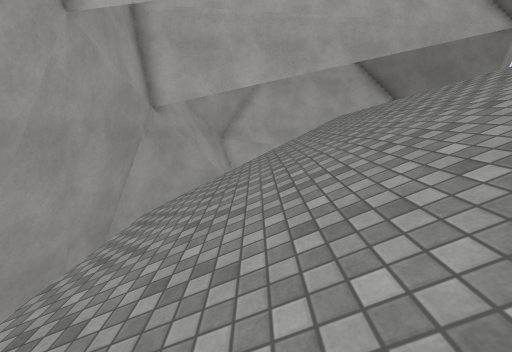
view 1 (above)

14 first-person views from a walk through a scene from a Unity 3-D project. The camera is 1.4 m above the floor, tilts 10° down and sees 90° across. The floor is counted in squares, 1 m on a side. Each view is taken from the middle of a square. On the plan, view 1 faces up. The plan holds only what a view shows up to about 13 squares ahead; the rest is blank. The place goes on beyond the plan. Surface patterns are stand-ins for the level's own textures.

view 2
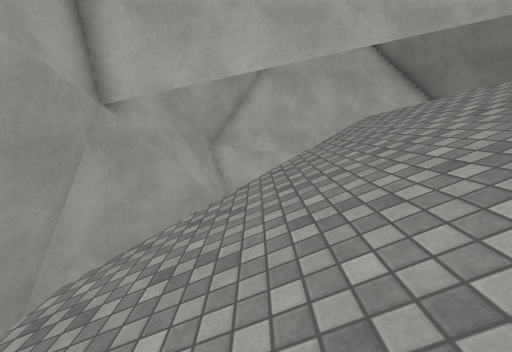

view 3
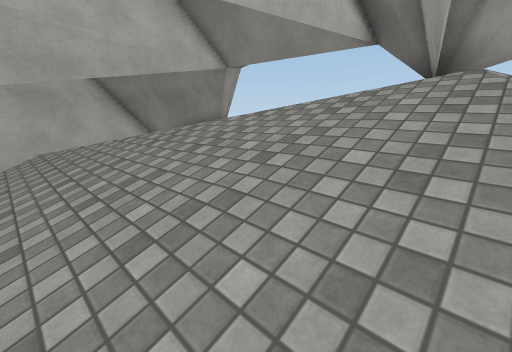

view 4
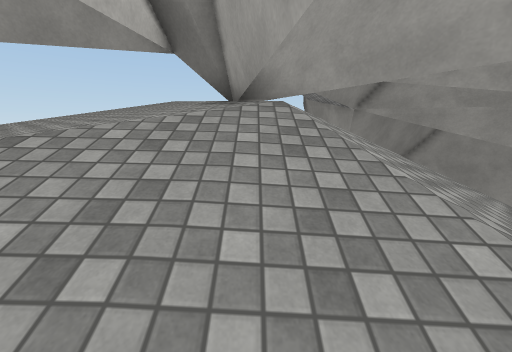

view 5
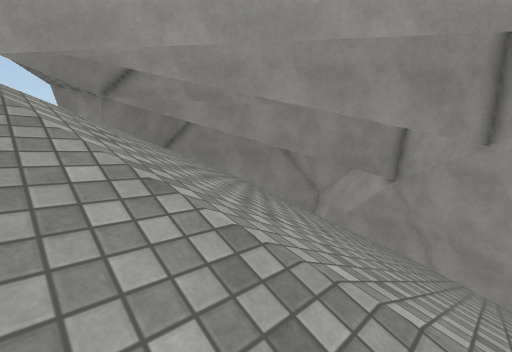

view 6
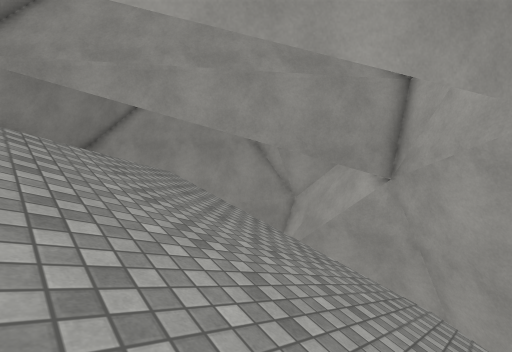

view 7
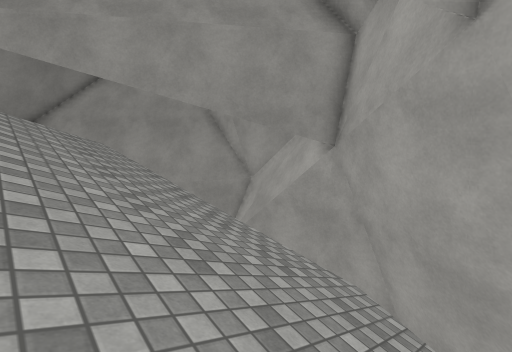

view 8
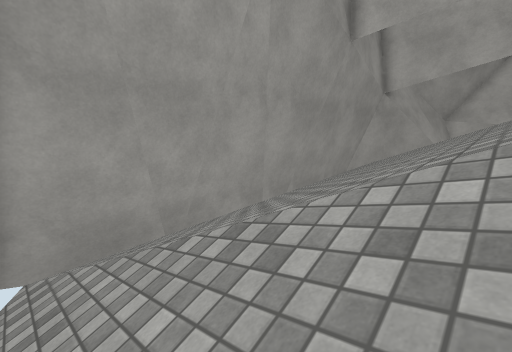

view 9
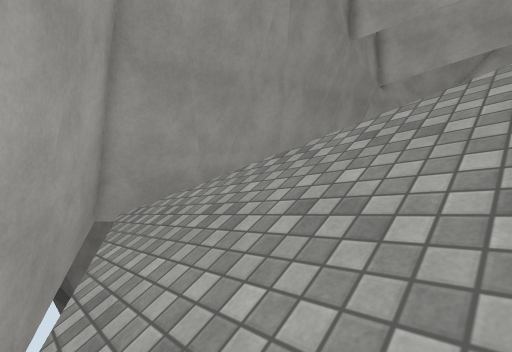

view 10
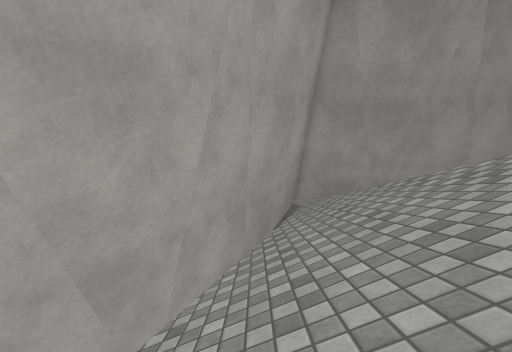

view 11
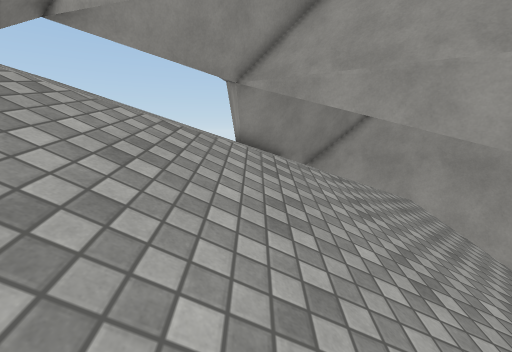

view 12
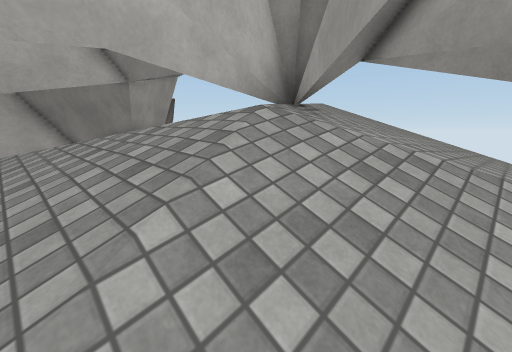

view 13
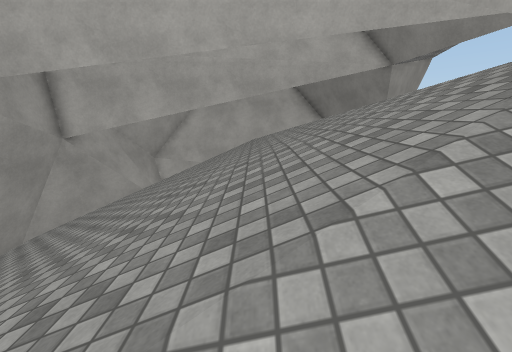

view 14
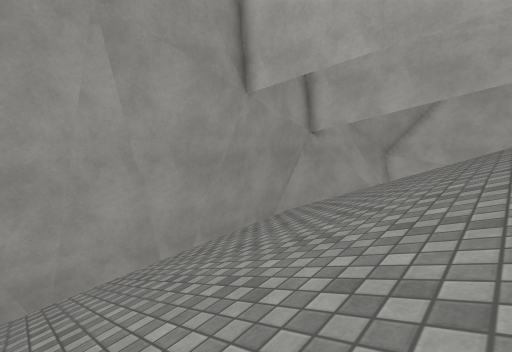

### Floor plan
Key: @ floor where view 1 was taken; # wall or solid block; . main floor; : floor 0.5 m higher than the main floor; - floor 0.5 m lower than the main floor; _ floor 0.75 m lower than the main floor; < floor 1.25 m lower than the main floor; ( floor 3.25 m lower than the main floor; / step, stairs or slope; = window, fence, low wall or low ledge; v drop or lower ground.
Columns run from 5 left of view 1 to 19 right of it. Each row starts with its distance up from view 1.
 16         #######
 15      ####==vv##
 14    ####vvv   v#
 13    #vvv       ####
 12    #v   v/    ###
 11   ##   v//     #
 10  ##   ////#
  9  #  v//////    _--.
  8  # v///////<  _#-....
  7  #v/////////___-#...:
  6  #//////////__--#..::
  5  #//////////#####   ///
  4 ##///////////--##  ////
  3 ##/////////########///
  2 #v////////////#####///
  1 #////////////####//#//
  0 #////@//////#//#//////
 -1 #//////////////////  ####
 -2 #//////////////////  ###
 -3 #//////////////////   ##
 -4 #//////////////////   v##
 -5 ###////////////////    ##
 -6  ###v//////////////   v(#
 -7    ###v///////////v  vv=#
 -8      ###v////vv     vv=##
 -9        ##vv       vvv=##
-10         ###v   v vvv=##
-11           ####vvvvv=##

Positions as (right, up) in squares from view 1, and headings:
1: (0, 0), facing up
2: (0, 3), facing up
3: (3, 2), facing up-right
4: (4, 3), facing right
5: (3, 2), facing down-right
6: (4, -2), facing down-right
7: (3, -4), facing down-right
8: (1, -4), facing up-left
9: (2, -6), facing up-left
10: (5, -6), facing left
11: (6, -2), facing right
12: (6, 0), facing up-right
13: (4, -1), facing up
14: (3, -1), facing up-left
